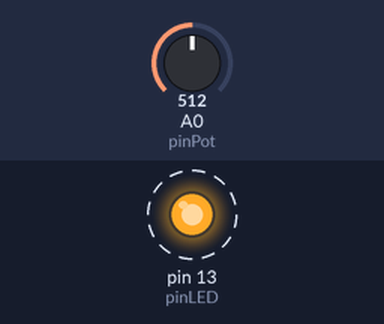
The sketch below on a simulated Arduino Uno, built with avr-gcc and run on an emulated ATmega328P. Parts: output pins drawn as LEDs (lit = HIGH). Dashed ring = blinking. The test bench sets the inputs (shaded band); at power-on: A0 (pinPot) = 512. No radio packets arrive unless stated.

Above: at 0.03 s.
Timing chart, 0 to 3.0 s (numbered marks = the images above):
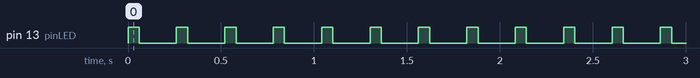

The sketch:

virtualwirretransmissor.ino
```cpp
#include <VirtualWire.h>

#define pinPot A0
#define pinRF  12
#define pinLED 13

struct tipoPacote {
  int valor1;
  byte valor2;
  int valor3;
};

tipoPacote pacote;

void setup() {

  vw_set_tx_pin(pinRF);
  vw_set_ptt_inverted(true);
  vw_setup(2000);
  pinMode(pinLED, OUTPUT);

  //Serial.begin(9600);
}

void loop() {
  digitalWrite(pinLED, HIGH);

  int  leitura1 = analogRead(pinPot);
  byte leitura2 = map(leitura1, 0, 1023, 0, 255);
  int  leitura3 = map(leitura1, 0, 1023, 120, 0);

  pacote.valor1 = leitura1;
  pacote.valor2 = leitura2;
  pacote.valor3 = leitura3;

  /*
  Serial.print(pacote.valor1);
  Serial.print(" | ");
  Serial.print(pacote.valor2);
  Serial.print(" | ");
  Serial.println(pacote.valor3);
  */

  vw_send((uint8_t *)&pacote, sizeof(pacote));
  vw_wait_tx();

  digitalWrite(pinLED, LOW);
  delay(200);
}
```

Measured:
- by itself, pin 13 (pinLED): alternates HIGH for 0.06 s and LOW for 0.20 s
